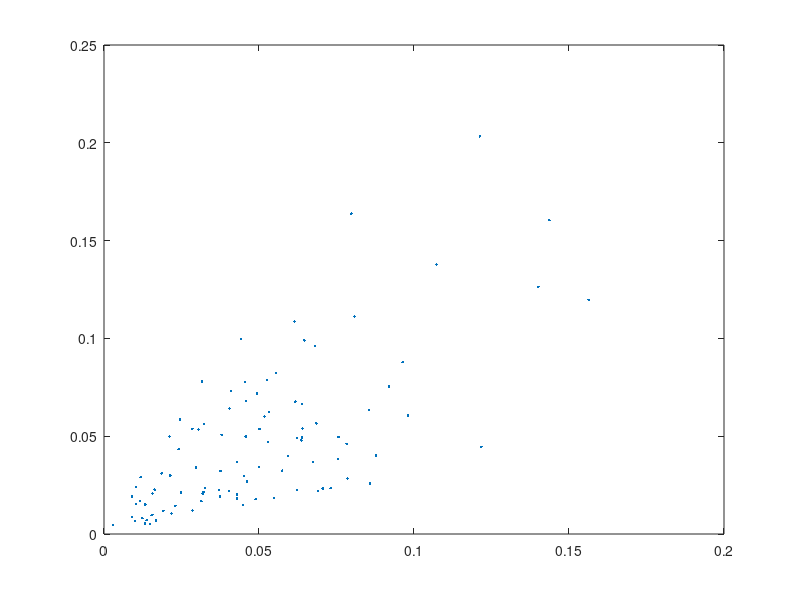

Here is the MATLAB script that generated this plot:
% filename: setup_lung.m
%heterogeneity parameter (0<=beta<=1):
%beta=0 for homogenous lung
%beta=1 for no ventilation/perfusion correlation
beta=0.5
%
%number of iterations used in bisection:
maxcount=20
%
%number of ``alveoli'':
n=100
%
%reference oxygen concentration (moles/liter):
cref=0.2/(22.4*(310/273))
%cref=concentration of oxygen 
%in air at sea level at body temperature
%
%oxygen concentration in the inspired air:
cI=cref
%
%blood oxygen concentration
%at full hemoglobin saturation: 
cstar=cref
%cstar=4*(concentration of hemoglobin 
%in blood expressed in moles/liter)
%
%rate of oxygen consumption (moles/minute):
M=0.25*cref*5.6
%
%oxygen partial pressure 
%at which hemoglobin is half-saturated:
Pstar=25
%
%gas constant*absolute temperature 
%(mmHg*liters/mole):
RT=760*22.4*(310/273)
%
%oxygen partial pressure 
%in the inspired air (mmHg):
PI=RT*cI
%
%oxygen concentration
%in blood exposed directly to inspired air:
camax=cstar*(PI/Pstar)^3/(1+(PI/Pstar)^3)
%camax is an upper bound 
%on oxygen concentration in blood 
%
%expected value of total alveolar ventilation:
VAtotal=5.0     %(liters/minute)
%
%expected value of total perfusion:
Qtotal=5.6      %(liters/minute)
%
%expected alveolar ventilation per alveolus:
VAbar=VAtotal/n
%
%expected perfusion per alveolus: 
Qbar=Qtotal/n 
%
%random initialization 
%of ventilation and perfusion:
%create two independent vectors 
%of exponential random variables 
%with mean 1:
a1=-log(rand(n,1));
a2=-log(rand(n,1));
av=(a1+a2)/2;        
%components of av have mean 1
%and distribution like t*exp(-t).
VA=VAbar*(a1*beta+av*(1-beta));
Q = Qbar*(a2*beta+av*(1-beta));
%when beta=0, VA and Q are in a fixed proportion 
%when beta=1, VA and Q are independent
r=VA./Q;
figure(1)
plot(Q,VA,'.')
%
%find actual values of 
%VAtotal, Qtotal, VAbar, and Qbar:
VAtotal=sum(VA)
Qtotal =sum(Q)
VAbar=VAtotal/n
 Qbar= Qtotal/n
